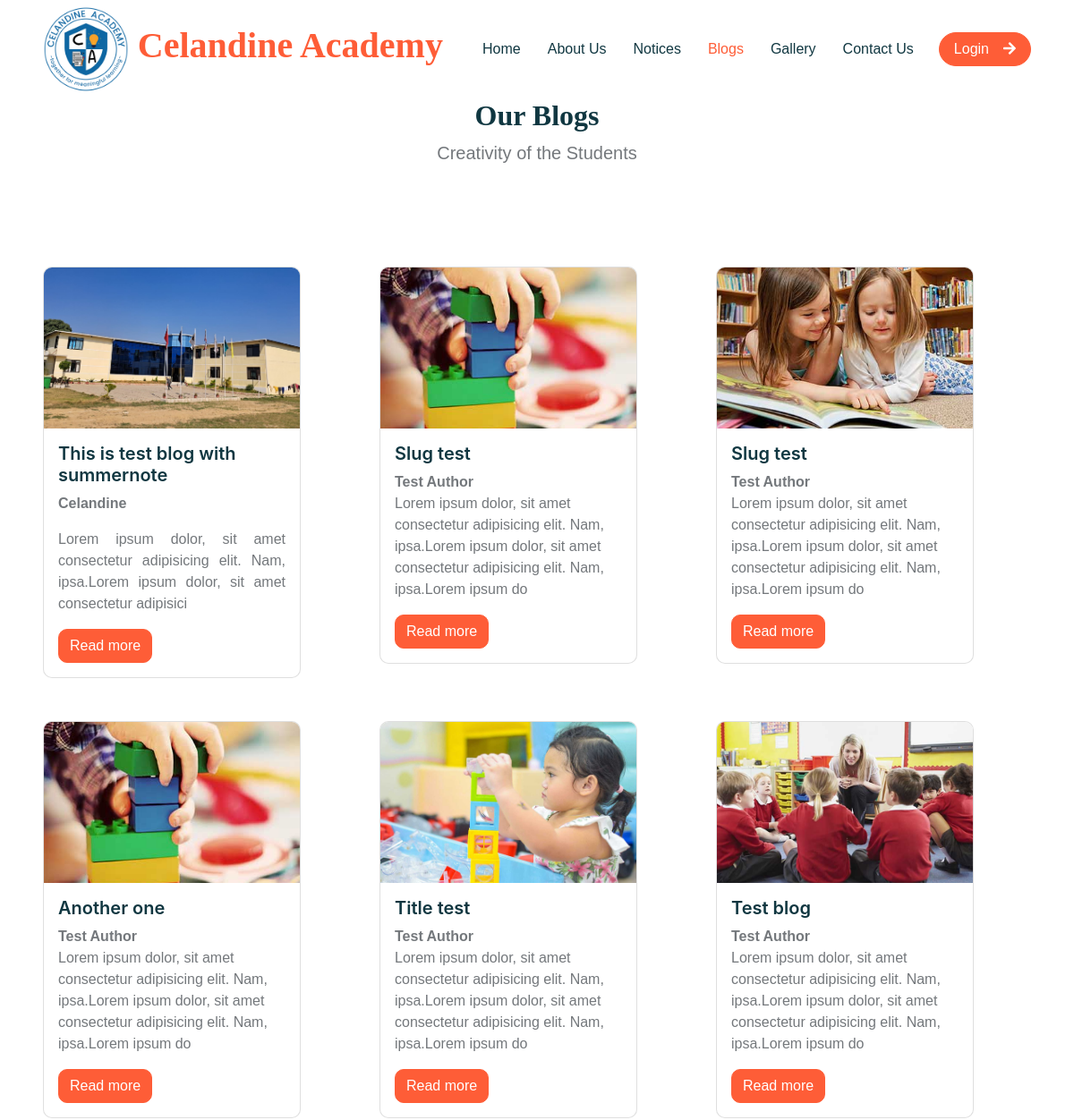
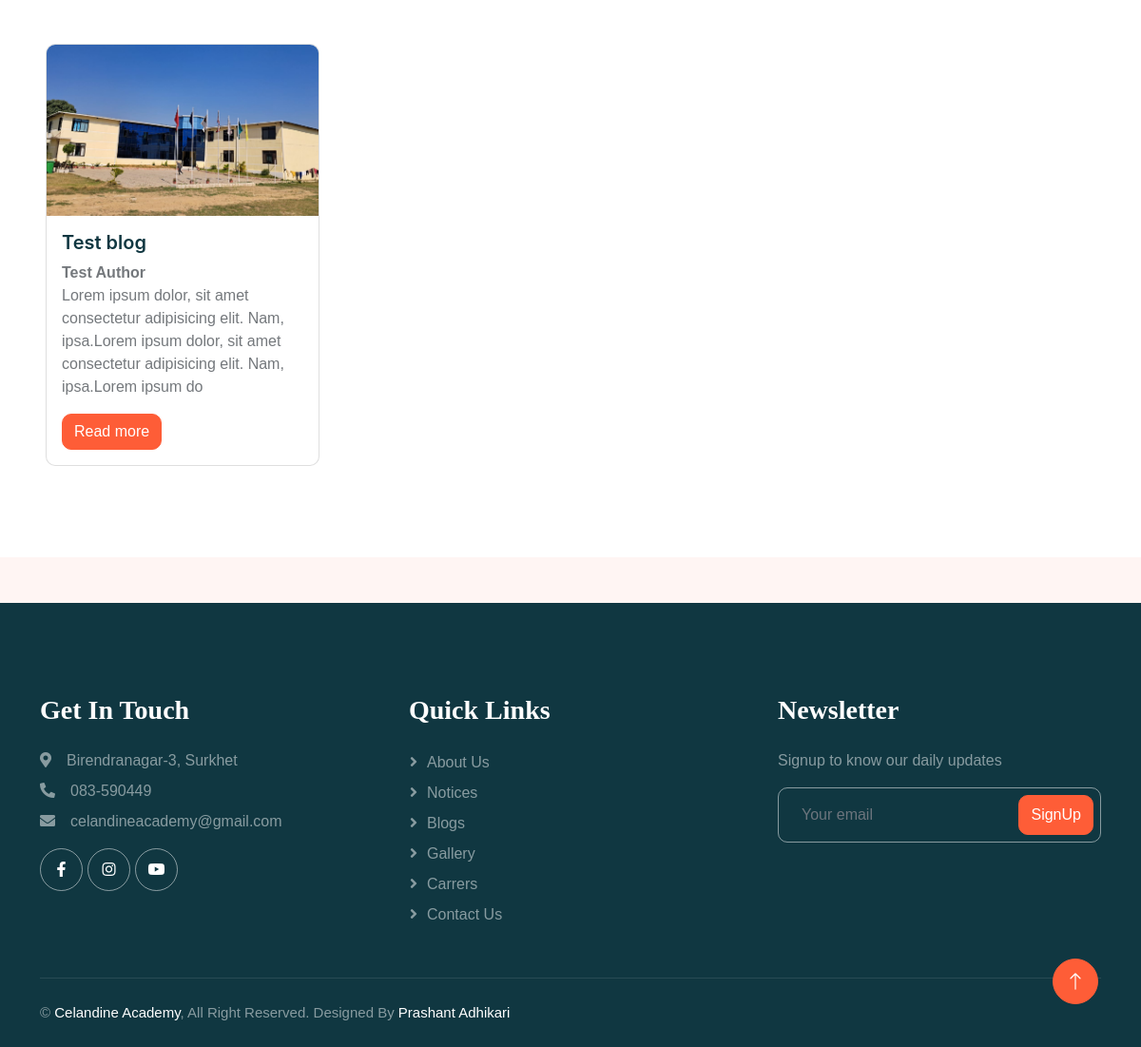
The app's page /blogs/ with its own data (2 pictures, top to bottom).
### base/models.py (models this page shows, shortened)
class SchoolSetup(models.Model):
    data_set = models.CharField(max_length=255)
    logo = models.ImageField(upload_to="uploads/logos")
    school_name = models.CharField(max_length=255)
    address = models.CharField(max_length=255)
    contact = models.CharField(max_length=255)
    email = models.EmailField(max_length=255)
    opening_hours = models.CharField(max_length=255)
    map_url = models.URLField(null=True, blank=True)
    created_at = models.DateTimeField(auto_now_add=True)
    class Meta:
        verbose_name_plural = "01. School Setup"

class Blog(models.Model):
    title = models.CharField(max_length=255)
    slug = models.SlugField(max_length=255, unique=True, blank=True, null=True)
    sub_title = models.CharField(max_length=255, blank=True, null=True)
    author = models.CharField(max_length=255)
    content = models.TextField()
    image = models.ImageField(upload_to="uploads/blogs_images/")
    created_at = models.DateTimeField(auto_now_add=True)
    class Meta:
        verbose_name_plural = ("11. Blogs")
        ordering = ['-created_at']

### base/views.py (the view)
# urls.py: path('blogs/', views.blogs, name='blogs'),
def blogs(request):
    blogs = Blog.objects.all()
    page = request.GET.get('page')
    paginator = Paginator(blogs, 12)
    try:
        blogs = paginator.page(page)
    except PageNotAnInteger:
        blogs = paginator.page(1)
    except EmptyPage:
        blogs = paginator.page(paginator.num_pages)
    context = {'blogs':blogs}
    return render (request, 'blogs.html', context)

### base/context_processors.py (called while the page is built)
def blog_data(request):
    blogs = Blog.objects.all()
    return {'blogdata': blogs}

def calendar_data(request):
    calendars = Calendar.objects.all().order_by('-is_default')
    return {'calendardata': calendars}

def custom_data(request):
    if SchoolSetup.objects.all().exists():
        setup = SchoolSetup.objects.all().order_by('-created_at')
        data = setup[0]
        return {'data': data}
    else:
        data=None
        return {'data': data}

def social_data(request):
    if Socials.objects.all().exists():
        social = Socials.objects.all().order_by('-created_at')
        sodata = social[0]
        return {'sodata': sodata}
    else:
        sodata=None
        return {'sodata': sodata}

def vision_data(request):
    if Vision.objects.all().exists():
        vision = Vision.objects.all().order_by('-created_at')
        vdata = vision[0]
        return {'vdata': vdata}
    else:
        vdata = None
        return {'vdata': vdata}

def mission_data(request):
    if Mission.objects.all().exists():
        mission = Mission.objects.all().order_by('-created_at')
        mdata = mission[0]
        return {'mdata': mdata}
    else:
        mdata = None
        return {'mdata': mdata}

def message_data(request):
    msgdata = MessageFrom.objects.all()
    return {'message_data': msgdata}

def team_data(request):
    team = TeamMember.objects.all()
    return {'tdata': team}

def faq(request):
    faq = Faqs.objects.all()
    return {'fdata': faq}

def courses(request):
    courses = Courses.objects.all()
    return {'cdata': courses}

def testimonial(request):
    tmsg = Testimonial.objects.all()
    return {'tedata': tmsg}

def popup(request):
    modal = PopupMessage.objects.all()
    return {'pdata': modal}

### templates/blogs.html (shortened to what this page needs)
{% extends 'main.html' %}
{% load static %}
{% block content %}
<div class="container-xxl bg-white p-0">
    <div class="row">
        <div class="col text-center">
            <h2>Our Blogs</h2>
            <p class="lead">Creativity of the Students</p>
        </div>
    </div>
    <div class="row mt-5 p-5">
        {% for blog in blogs %}
        <div class="col mb-5">
            <div class="card" style="width: 18rem;">
                <img src="{{blog.image.url}}" class="card-img-top fixed-size-image" alt="...">
                <div class="card-body">
                    <a href="{% url 'blog' blog.slug %}">
                        <h5 class="card-title">{{blog.title|capfirst }}</h5>
                    </a>
                    <b>{{blog.author}}</b>
                    <p class="card-text">{{blog.content|safe | slice:"150"}}</p>
                    <a href="{% url 'blog' blog.slug %}" class="btn btn-primary">Read more</a>
                </div>
            </div>
        </div>
        {% endfor %}
    </div>
</div>
{% endblock %}

### templates/header.html (shortened to what this page needs)
{% block content %}
<div class="container-xxl bg-white p-0">
    <nav class="navbar navbar-expand-lg bg-white navbar-light sticky-top px-4 px-lg-5 py-lg-0">
        <a href="{% url 'home' %}" class="navbar-brand">
            <h1 class="m-0 text-primary">
                <img src="{{data.logo.url}}" class="" alt="" height="100px">
                {{data.school_name}}
            </h1>
        </a>
        <div class="collapse navbar-collapse" id="navbarCollapse">
            <div class="navbar-nav mx-auto">
                {% with url_name=request.resolver_match.url_name %}
                <a href="{% url 'home' %}"
                    class="nav-item nav-link {% if url_name == 'home' %}active{% endif %}">Home</a>
                <a href="{% url 'about' %}"
                    class="nav-item nav-link {% if url_name == 'about' %}active{% endif %}">About Us</a>
                <a href="{% url 'notice' %}"
                    class="nav-item nav-link {% if url_name == 'notice' %}active{% endif %}">Notices</a>
                <a href="{% url 'blogs' %}"
                    class="nav-item nav-link {% if url_name == 'blogs' %}active{% endif %}">Blogs</a>
                <a href="{% url 'gallery' %}"
                    class="nav-item nav-link {% if url_name == 'gallery' %}active{% endif %}">Gallery</a>
                <a href="{% url 'contact' %}"
                    class="nav-item nav-link {% if url_name == 'contact' %}active{% endif %}">Contact Us</a>
                {% endwith %}
            </div>
            {% if request.user.is_authenticated %}
            <a href="{% url 'logout' %}" class="btn btn-primary rounded-pill px-3 d-none d-lg-block">Logout<i
                    class="fa fa-arrow-down ms-3"></i></a>
            {% else %}
            <a href="{% url 'login' %}" class="btn btn-primary rounded-pill px-3 d-none d-lg-block">Login<i
                    class="fa fa-arrow-right ms-3"></i></a>
            {% endif %}
        </div>
    </nav>
</div>
{% endblock %}

### templates/footer.html (shortened to what this page needs)
{% block content %}
<div class="container-fluid bg-dark text-white-50 footer pt-5 mt-5 wow fadeIn" data-wow-delay="0.1s">
    <div class="container py-5">
        <div class="row g-5">
            <div class="col-lg-4 col-md-6">
                <h3 class="text-white mb-4">Get In Touch</h3>
                <p class="mb-2"><i class="fa fa-map-marker-alt me-3"></i>{{data.address}}</p>
                <p class="mb-2"><i class="fa fa-phone-alt me-3"></i>{{data.contact}}</p>
                <p class="mb-2"><i class="fa fa-envelope me-3"></i>{{data.email}}</p>
                <div class="d-flex pt-2">
                    <a class="btn btn-outline-light btn-social" href="{{sodata.facebook_url}}"><i
                            class="fab fa-facebook-f"></i></a>
                    <a class="btn btn-outline-light btn-social" href="{{sodata.instagram_url}}"><i
                            class="fab fa-instagram"></i></a>
                    <a class="btn btn-outline-light btn-social" href="{{sodata.youtube_url}}"><i
                            class="fab fa-youtube"></i></a>
                </div>
            </div>
            <div class="col-lg-4 col-md-6">
                <h3 class="text-white mb-4">Quick Links</h3>
                <a class="btn btn-link text-white-50" href="{% url 'about' %}">About Us</a>
                <a class="btn btn-link text-white-50" href="{% url 'notice' %}">Notices</a>
                <a class="btn btn-link text-white-50" href="{% url 'blogs' %}">Blogs</a>
                <a class="btn btn-link text-white-50" href="{% url 'gallery' %}">Gallery</a>
                <a class="btn btn-link text-white-50" href="{% url 'carrers' %}">Carrers</a>
                <a class="btn btn-link text-white-50" href="{% url 'contact' %}">Contact Us</a>
            </div>
            <div class="col-lg-4 col-md-6">
                <h3 class="text-white mb-4">Newsletter</h3>
                <p>Signup to know our daily updates</p>
                <div class="position-relative mx-auto" style="max-width: 400px;">
                    <input class="form-control bg-transparent w-100 py-3 ps-4 pe-5" type="text"
                        placeholder="Your email">
                    <button type="button"
                        class="btn btn-primary py-2 position-absolute top-0 end-0 mt-2 me-2">SignUp</button>
                </div>
            </div>
        </div>
    </div>
    <div class="container">
        <div class="copyright">
            <div class="row">
                <div class="col-md-6 text-center text-md-start mb-3 mb-md-0">
                    &copy; <a class="" href="{% url 'home' %}">{{data.school_name}}</a>, All Right Reserved.
                    Designed By <a class="" href="#">Prashant Adhikari</a>
                </div>
            </div>
        </div>
    </div>
</div>
<a href="#" class="btn btn-lg btn-primary btn-lg-square back-to-top"><i class="bi bi-arrow-up"></i></a>
{% endblock %}

### static/css/style.css (style rules this page uses)
:root { --primary: #FE5D37; --light: #FFF5F3; --dark: #103741; }
.back-to-top { position: fixed; display: none; right: 45px; bottom: 45px; z-index: 99; }
.btn { font-weight: 500; transition: .5s; }
.btn.btn-primary { color: #FFFFFF; }
.btn-lg-square { width: 48px; height: 48px; }
.btn-square, .btn-sm-square, .btn-lg-square { padding: 0; display: flex; align-items: center; justify-content: center; font-weight: normal; border-radius: 50px; }
h1, h2, h3, h4, .h1, .h2, .h3, .h4, .display-1, .display-2, .display-3, .display-4, .display-5, .display-6 { font-family: 'Lobster Two'; font-weight: 700; }
h5, h6, .h5, .h6 { font-weight: 600; }
.navbar .navbar-nav .nav-link { padding: 30px 15px; color: var(--dark); font-weight: 500; outline: none; }
.navbar .navbar-nav .nav-link:hover, .navbar .navbar-nav .nav-link.active { color: var(--primary); }
.navbar.sticky-top { top: -100px; transition: .5s; }
.footer .btn.btn-social { margin-right: 5px; width: 45px; height: 45px; display: flex; align-items: center; justify-content: center; color: #FFFFFF; border: 1px solid rgba(255,255,255,0.5); border-radius: 45px; transition: .3s; }
.footer .btn.btn-link { display: block; margin-bottom: 5px; padding: 0; text-align: left; font-size: 16px; font-weight: normal; text-transform: capitalize; transition: .3s; }
.footer .btn.btn-link::before { position: relative; content: "\f105"; font-family: "Font Awesome 5 Free"; font-weight: 900; margin-right: 10px; }
.footer .form-control { border-color: rgba(255,255,255,0.5); }
.footer .copyright { padding: 25px 0; font-size: 15px; border-top: 1px solid rgba(256, 256, 256, .1); }
.footer .copyright a { color: #FFFFFF; }

### templates/blogs.html (style rules this page uses)
.fixed-size-image { width: 286px; height: 180px; object-fit: cover; }

### records on screen
SchoolSetup: logo (picture), school_name "Celandine Academy", address "Birendranagar-3, Surkhet", contact "083-590449", email "celandineacademy@gmail.com"
Blog: image (picture), title "This is test blog with summernote", author "Celandine", content "Lorem ipsum dolor, sit amet consectetur adipisicing elit. Nam, ipsa.Lorem ipsum dolor, sit amet consectetur adipisici"
Blog: image (picture), title "Slug test", author "Test Author", content "Lorem ipsum dolor, sit amet consectetur adipisicing elit. Nam, ipsa.Lorem ipsum dolor, sit amet consectetur adipisicing elit. Nam, ipsa.Lorem ipsum do"
Blog: image (picture), title "Slug test", author "Test Author", content "Lorem ipsum dolor, sit amet consectetur adipisicing elit. Nam, ipsa.Lorem ipsum dolor, sit amet consectetur adipisicing elit. Nam, ipsa.Lorem ipsum do"
Blog: image (picture), title "Another one", author "Test Author", content "Lorem ipsum dolor, sit amet consectetur adipisicing elit. Nam, ipsa.Lorem ipsum dolor, sit amet consectetur adipisicing elit. Nam, ipsa.Lorem ipsum do"
Blog: image (picture), title "Title test", author "Test Author", content "Lorem ipsum dolor, sit amet consectetur adipisicing elit. Nam, ipsa.Lorem ipsum dolor, sit amet consectetur adipisicing elit. Nam, ipsa.Lorem ipsum do"
Blog: image (picture), title "Test blog", author "Test Author", content "Lorem ipsum dolor, sit amet consectetur adipisicing elit. Nam, ipsa.Lorem ipsum dolor, sit amet consectetur adipisicing elit. Nam, ipsa.Lorem ipsum do"
Blog: image (picture), title "Test blog", author "Test Author", content "Lorem ipsum dolor, sit amet consectetur adipisicing elit. Nam, ipsa.Lorem ipsum dolor, sit amet consectetur adipisicing elit. Nam, ipsa.Lorem ipsum do"
